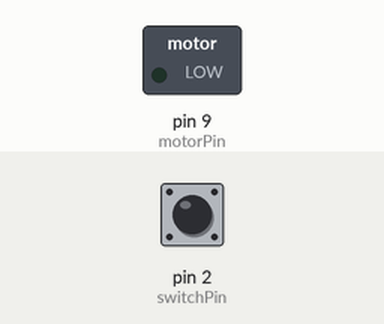
Simulated run of this sketch. Board: Arduino Uno, built with avr-gcc and run on an emulated ATmega328P. On the bench: switched loads named in the sketch (green lamp = pin HIGH). The inputs (shaded band) are chosen by the test bench; at power-on: pin 2 (switchPin) LOW. What the sketch prints to the serial monitor is not drawn.

Above: at 1.2 s.
1.3 s: pin 2 (switchPin) pulled HIGH for 0.15 s
At 1.38 s:
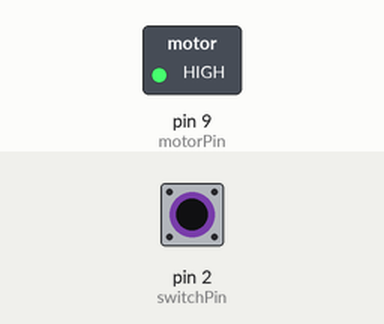
2.9 s: pin 2 (switchPin) pulled HIGH for 3.2 s
At 7.0 s:
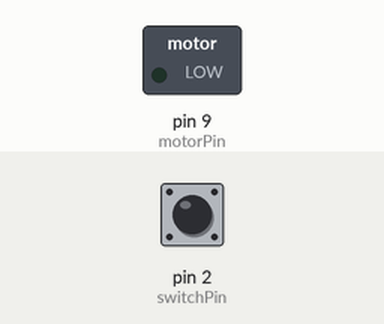
Timing chart, 0 to 8.5 s (numbered marks = the images above; inputs shaded):
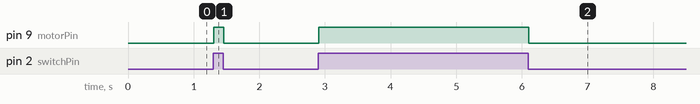

The sketch:

Simple_Motor_SpinW_Button.ino
```cpp
const int switchPin = 2;
const int motorPin = 9;
int switchState = 0;

void setup(){
  pinMode(motorPin, OUTPUT);
  pinMode(switchPin, INPUT);
  Serial.begin(9600);
}

void loop(){
  switchState = digitalRead(switchPin);
  Serial.println(switchState);
  if (switchState == HIGH){
    digitalWrite(motorPin, HIGH);
  } else {
    digitalWrite(motorPin, LOW);
  }
}
```

Measured:
- after the input at 1.3 s, pin 9 (motorPin): LOW → HIGH at once, → LOW 0.15 s later
- after the input at 2.9 s, pin 9 (motorPin): LOW → HIGH at once, → LOW 3.2 s later
